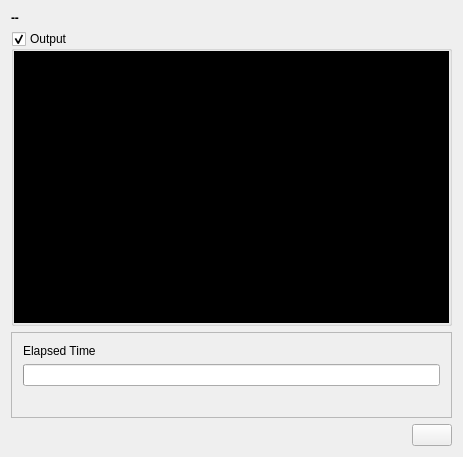
<?xml version="1.0" encoding="UTF-8"?>
<ui version="4.0">
 <class>Progress</class>
 <widget class="QWidget" name="Progress">
  <property name="geometry">
   <rect>
    <x>0</x>
    <y>0</y>
    <width>463</width>
    <height>457</height>
   </rect>
  </property>
  <property name="sizePolicy">
   <sizepolicy hsizetype="Preferred" vsizetype="Preferred">
    <horstretch>0</horstretch>
    <verstretch>0</verstretch>
   </sizepolicy>
  </property>
  <property name="cursor">
   <cursorShape>WaitCursor</cursorShape>
  </property>
  <property name="mouseTracking">
   <bool>false</bool>
  </property>
  <property name="windowTitle">
   <string>k9Copy</string>
  </property>
  <layout class="QGridLayout">
   <item row="0" column="0" colspan="3">
    <widget class="QLabel" name="lblTitle">
     <property name="sizePolicy">
      <sizepolicy hsizetype="Preferred" vsizetype="Fixed">
       <horstretch>0</horstretch>
       <verstretch>0</verstretch>
      </sizepolicy>
     </property>
     <property name="font">
      <font>
       <weight>75</weight>
       <bold>true</bold>
      </font>
     </property>
     <property name="cursor">
      <cursorShape>WaitCursor</cursorShape>
     </property>
     <property name="text">
      <string>--</string>
     </property>
     <property name="wordWrap">
      <bool>false</bool>
     </property>
    </widget>
   </item>
   <item row="6" column="2">
    <widget class="KPushButton" name="bCancel">
     <property name="sizePolicy">
      <sizepolicy hsizetype="Fixed" vsizetype="Fixed">
       <horstretch>0</horstretch>
       <verstretch>0</verstretch>
      </sizepolicy>
     </property>
     <property name="cursor">
      <cursorShape>ArrowCursor</cursorShape>
     </property>
     <property name="stdItem" stdset="0">
      <number>26</number>
     </property>
    </widget>
   </item>
   <item row="6" column="0" colspan="2">
    <spacer>
     <property name="orientation">
      <enum>Qt::Horizontal</enum>
     </property>
     <property name="sizeType">
      <enum>QSizePolicy::Expanding</enum>
     </property>
     <property name="sizeHint" stdset="0">
      <size>
       <width>161</width>
       <height>21</height>
      </size>
     </property>
    </spacer>
   </item>
   <item row="1" column="0" colspan="3">
    <widget class="QGroupBox" name="gbOutput">
     <property name="sizePolicy">
      <sizepolicy hsizetype="Preferred" vsizetype="Expanding">
       <horstretch>0</horstretch>
       <verstretch>0</verstretch>
      </sizepolicy>
     </property>
     <property name="title">
      <string>Output</string>
     </property>
     <property name="flat">
      <bool>true</bool>
     </property>
     <property name="checkable">
      <bool>true</bool>
     </property>
     <layout class="QGridLayout" name="gridLayout">
      <property name="margin">
       <number>0</number>
      </property>
      <item row="0" column="0">
       <widget class="QLabel" name="image">
        <property name="sizePolicy">
         <sizepolicy hsizetype="Preferred" vsizetype="Preferred">
          <horstretch>0</horstretch>
          <verstretch>0</verstretch>
         </sizepolicy>
        </property>
        <property name="palette">
         <palette>
          <active>
           <colorrole role="Base">
            <brush brushstyle="SolidPattern">
             <color alpha="255">
              <red>255</red>
              <green>255</green>
              <blue>255</blue>
             </color>
            </brush>
           </colorrole>
           <colorrole role="Window">
            <brush brushstyle="SolidPattern">
             <color alpha="255">
              <red>0</red>
              <green>0</green>
              <blue>0</blue>
             </color>
            </brush>
           </colorrole>
          </active>
          <inactive>
           <colorrole role="Base">
            <brush brushstyle="SolidPattern">
             <color alpha="255">
              <red>255</red>
              <green>255</green>
              <blue>255</blue>
             </color>
            </brush>
           </colorrole>
           <colorrole role="Window">
            <brush brushstyle="SolidPattern">
             <color alpha="255">
              <red>0</red>
              <green>0</green>
              <blue>0</blue>
             </color>
            </brush>
           </colorrole>
          </inactive>
          <disabled>
           <colorrole role="Base">
            <brush brushstyle="SolidPattern">
             <color alpha="255">
              <red>0</red>
              <green>0</green>
              <blue>0</blue>
             </color>
            </brush>
           </colorrole>
           <colorrole role="Window">
            <brush brushstyle="SolidPattern">
             <color alpha="255">
              <red>0</red>
              <green>0</green>
              <blue>0</blue>
             </color>
            </brush>
           </colorrole>
          </disabled>
         </palette>
        </property>
        <property name="autoFillBackground">
         <bool>true</bool>
        </property>
        <property name="frameShape">
         <enum>QFrame::NoFrame</enum>
        </property>
        <property name="frameShadow">
         <enum>QFrame::Plain</enum>
        </property>
        <property name="alignment">
         <set>Qt::AlignCenter</set>
        </property>
        <property name="wordWrap">
         <bool>false</bool>
        </property>
       </widget>
      </item>
     </layout>
    </widget>
   </item>
   <item row="3" column="0" colspan="3">
    <widget class="QFrame" name="frame">
     <property name="sizePolicy">
      <sizepolicy hsizetype="Preferred" vsizetype="Fixed">
       <horstretch>0</horstretch>
       <verstretch>0</verstretch>
      </sizepolicy>
     </property>
     <property name="frameShape">
      <enum>QFrame::StyledPanel</enum>
     </property>
     <property name="frameShadow">
      <enum>QFrame::Raised</enum>
     </property>
     <layout class="QGridLayout" name="gridLayout_2">
      <item row="0" column="0">
       <widget class="QLabel" name="textLabel1">
        <property name="sizePolicy">
         <sizepolicy hsizetype="Fixed" vsizetype="Fixed">
          <horstretch>0</horstretch>
          <verstretch>0</verstretch>
         </sizepolicy>
        </property>
        <property name="cursor">
         <cursorShape>WaitCursor</cursorShape>
        </property>
        <property name="text">
         <string>Elapsed Time</string>
        </property>
        <property name="wordWrap">
         <bool>false</bool>
        </property>
       </widget>
      </item>
      <item row="1" column="0" colspan="2">
       <widget class="QProgressBar" name="ProgressBar">
        <property name="cursor">
         <cursorShape>WaitCursor</cursorShape>
        </property>
       </widget>
      </item>
      <item row="2" column="0">
       <widget class="QLabel" name="LabelText">
        <property name="sizePolicy">
         <sizepolicy hsizetype="Preferred" vsizetype="Fixed">
          <horstretch>0</horstretch>
          <verstretch>0</verstretch>
         </sizepolicy>
        </property>
        <property name="font">
         <font>
          <italic>true</italic>
         </font>
        </property>
        <property name="cursor">
         <cursorShape>WaitCursor</cursorShape>
        </property>
        <property name="text">
         <string/>
        </property>
        <property name="alignment">
         <set>Qt::AlignVCenter</set>
        </property>
        <property name="wordWrap">
         <bool>false</bool>
        </property>
       </widget>
      </item>
      <item row="0" column="1">
       <widget class="QLabel" name="lblElapsed">
        <property name="sizePolicy">
         <sizepolicy hsizetype="Preferred" vsizetype="Fixed">
          <horstretch>0</horstretch>
          <verstretch>0</verstretch>
         </sizepolicy>
        </property>
        <property name="cursor">
         <cursorShape>WaitCursor</cursorShape>
        </property>
        <property name="text">
         <string/>
        </property>
        <property name="wordWrap">
         <bool>false</bool>
        </property>
       </widget>
      </item>
     </layout>
    </widget>
   </item>
  </layout>
 </widget>
 <layoutdefault spacing="6" margin="11"/>
 <customwidgets>
  <customwidget>
   <class>KPushButton</class>
   <extends>QPushButton</extends>
   <header>kpushbutton.h</header>
  </customwidget>
 </customwidgets>
 <resources/>
 <connections>
  <connection>
   <sender>bCancel</sender>
   <signal>clicked()</signal>
   <receiver>Progress</receiver>
   <slot>bCancelClick()</slot>
   <hints>
    <hint type="sourcelabel">
     <x>20</x>
     <y>20</y>
    </hint>
    <hint type="destinationlabel">
     <x>20</x>
     <y>20</y>
    </hint>
   </hints>
  </connection>
  <connection>
   <sender>gbOutput</sender>
   <signal>toggled(bool)</signal>
   <receiver>Progress</receiver>
   <slot>gbOutputToggled(bool)</slot>
   <hints>
    <hint type="sourcelabel">
     <x>235</x>
     <y>174</y>
    </hint>
    <hint type="destinationlabel">
     <x>235</x>
     <y>232</y>
    </hint>
   </hints>
  </connection>
 </connections>
 <slots>
  <slot>gbOutputToggled(bool)</slot>
 </slots>
</ui>
